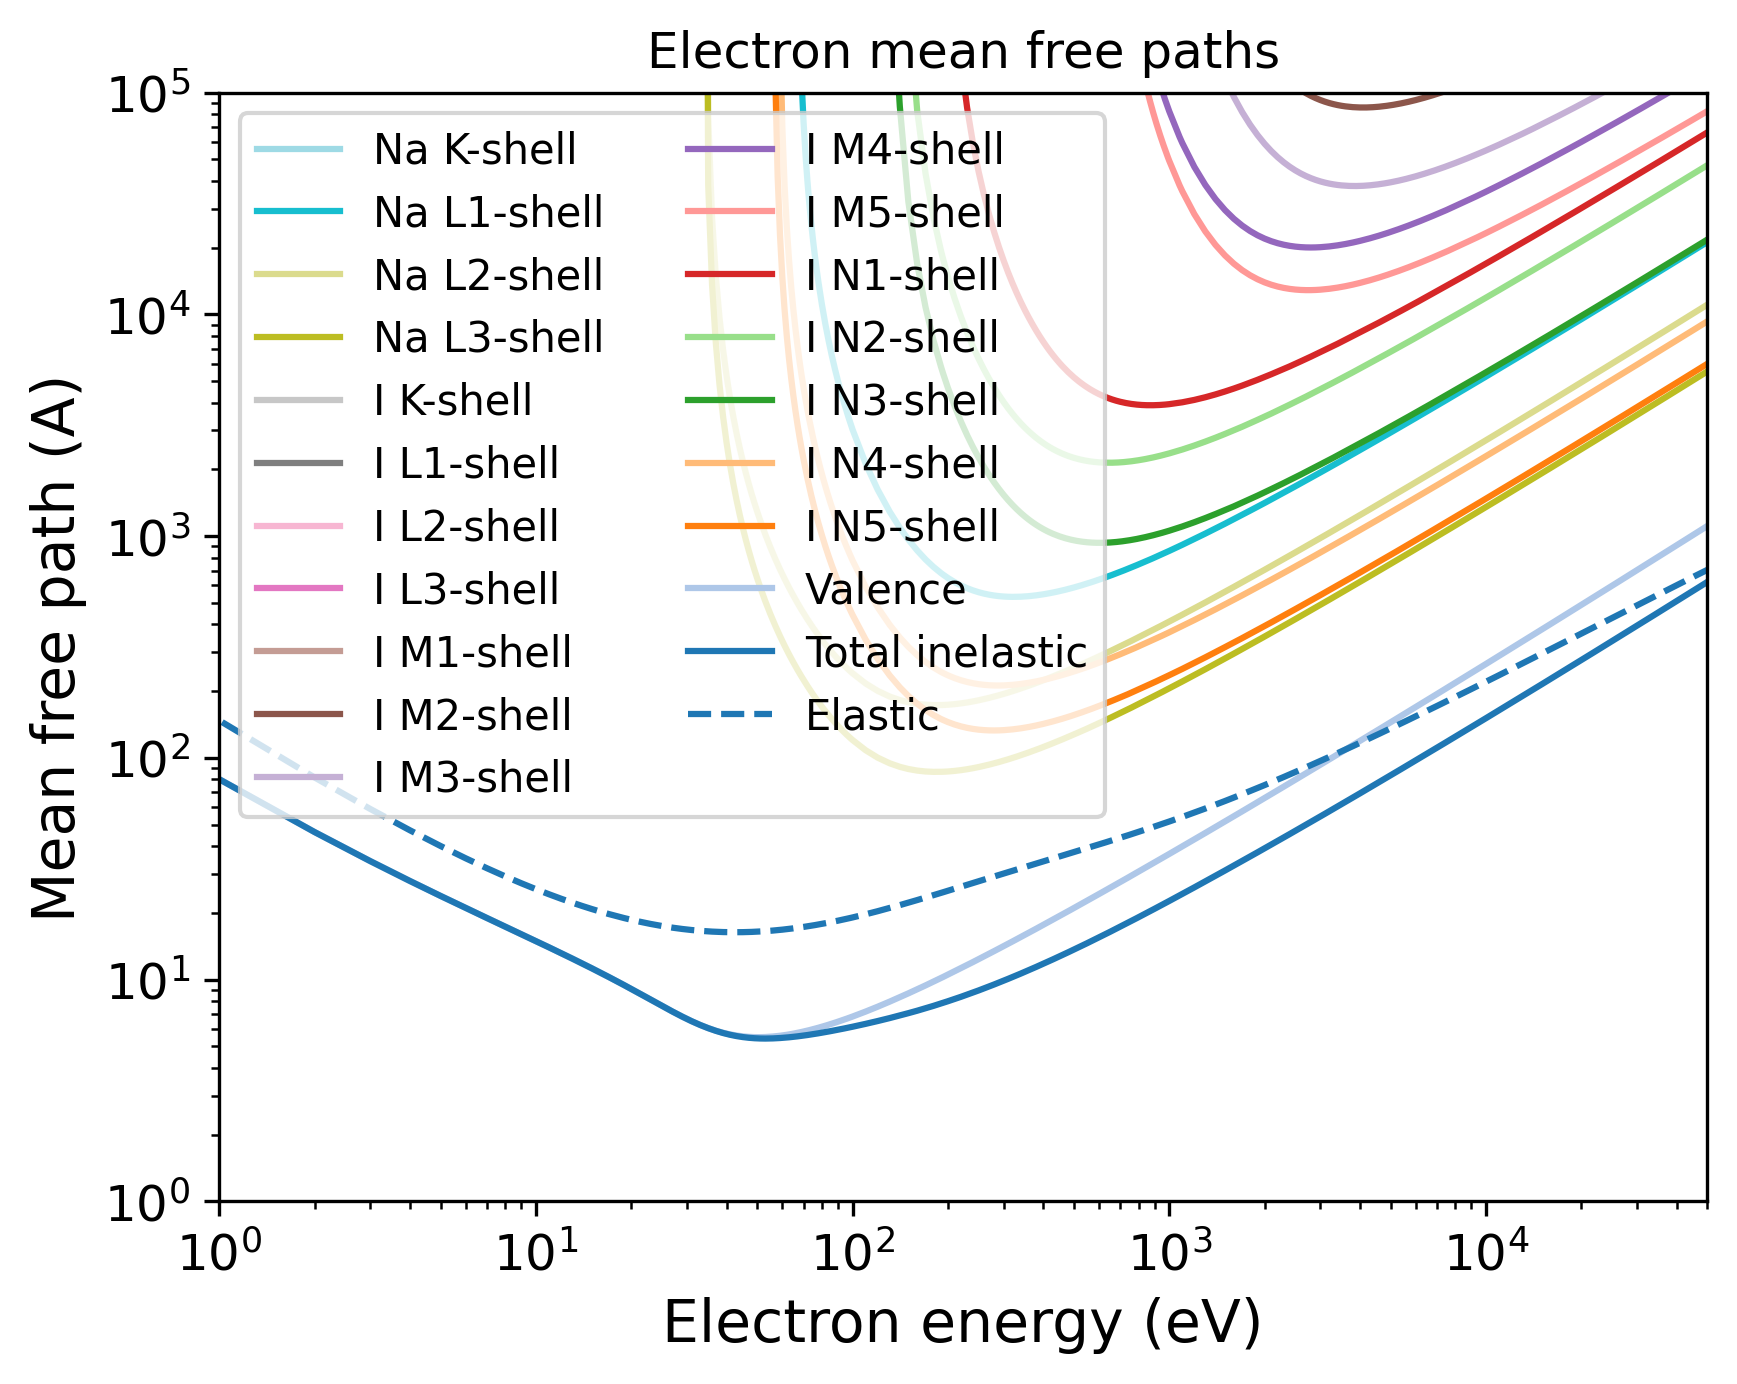

Reproduce this figure in Python.
import pandas as pd
import numpy as np
import matplotlib.pyplot as plt
import matplotlib.cm as cm
# Set the format:
plt.xlabel("Electron energy (eV)", fontsize=14)
plt.ylabel("Mean free path (A)", fontsize=14)
plt.xticks(fontsize=12)
plt.yticks(fontsize=12)
plt.grid(False)
# Set the axes:
# Read the output file:
df = pd.read_csv(r"OUTPUT_NaI_Electron_IMFP.dat", sep=r'\s+', header=None, comment="#", skipinitialspace=True)
plt.xscale("log")
plt.yscale("log")
# Prepare the plot:
columns_to_plot = [ 1, 2, 3, 4, 5, 6, 7, 8, 9, 10, 11, 12, 13, 14, 15, 16, 17, 18, 19, 20]
labels = [ "Na K-shell", "Na L1-shell", "Na L2-shell", "Na L3-shell", "I K-shell", "I L1-shell", "I L2-shell", "I L3-shell", "I M1-shell", "I M2-shell", "I M3-shell", "I M4-shell", "I M5-shell", "I N1-shell", "I N2-shell", "I N3-shell", "I N4-shell", "I N5-shell", "Valence", "Total inelastic"]
# Create N distinct colors from a colormap
N = len(columns_to_plot)
colors = np.vstack([plt.cm.tab20(np.linspace(1, 0, 20)), plt.cm.tab20b(np.linspace(1, 0, 20))])
# Set line styles:
linestyles = [ "-", "-", "-", "-", "-", "-", "-", "-", "-", "-", "-", "-", "-", "-", "-", "-", "-", "-", "-", "-"]
for i, col in enumerate(columns_to_plot):
    color = colors[i % len(colors)]
    ls    = linestyles[i % len(linestyles)]
    label = labels[i % len(labels)]
    plt.plot(df.iloc[:, 0], df.iloc[:, col],
    color=color,
    label=label,
    linestyle=ls)
# Add a curve from the second file
df2 = pd.read_csv(r"OUTPUT_NaI_Electron_EMFP.dat", sep=r'\s+', header=None, comment="#", skipinitialspace=True)
columns_to_plot2 = [ 3]
labels2 = [ "Elastic"]
# Create second part of the plot:
for col, label in zip(columns_to_plot2, labels2):
    plt.plot(df2.iloc[:, 0], df2.iloc[:, col], label=label, linestyle="--")
plt.xlim(1.00000000,50000.00000000)
plt.ylim(1.00000000,100000.00000000)
plt.title("Electron mean free paths")
plt.legend(loc="best", fontsize=10, ncol=2)
# Save the plot in this format:
plt.savefig("OUTPUT_MFP_electron.png", dpi=300, bbox_inches="tight")
